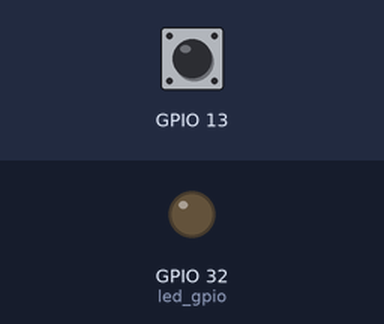
The sketch below on a simulated ESP32. Parts: output pins drawn as LEDs (lit = HIGH). The test bench sets the inputs (shaded band); at power-on: GPIO 13 HIGH. What the sketch prints to the serial monitor is not drawn.

Above: at 1.7 s.
1.8 s: GPIO 13 pulled LOW for 0.6 s
At 2.4 s:
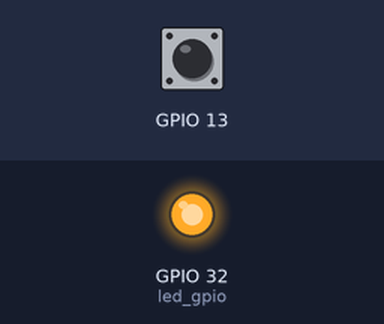
Timing chart, 0 to 4.8 s (numbered marks = the images above; inputs shaded):
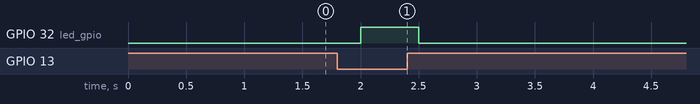

The sketch:

Touch_interrupt_code.ino
```cpp
const byte led_gpio=32;
int threshold=32;
bool touch4detected=false;

void gotTouch()
{
  touch4detected=true;
  }

void setup()
{
  pinMode(led_gpio,OUTPUT);
  Serial.begin(115200);
  delay(500);
  touchAttachInterrupt(T4,gotTouch,threshold);

}

void loop()
{
  Serial.println(touchRead(T4)); //Reading from Touch Sensor 4 refer pinMap Diagram for more
  delay(500);
  if(touch4detected)
  {
    digitalWrite(led_gpio,HIGH);
    touch4detected=false;
    delay(500);
    digitalWrite(led_gpio,LOW);

     }
  }
```

Measured:
- after the input at 1.8 s, GPIO 32 (led_gpio): LOW → HIGH after 0.20 s, → LOW 0.50 s later
